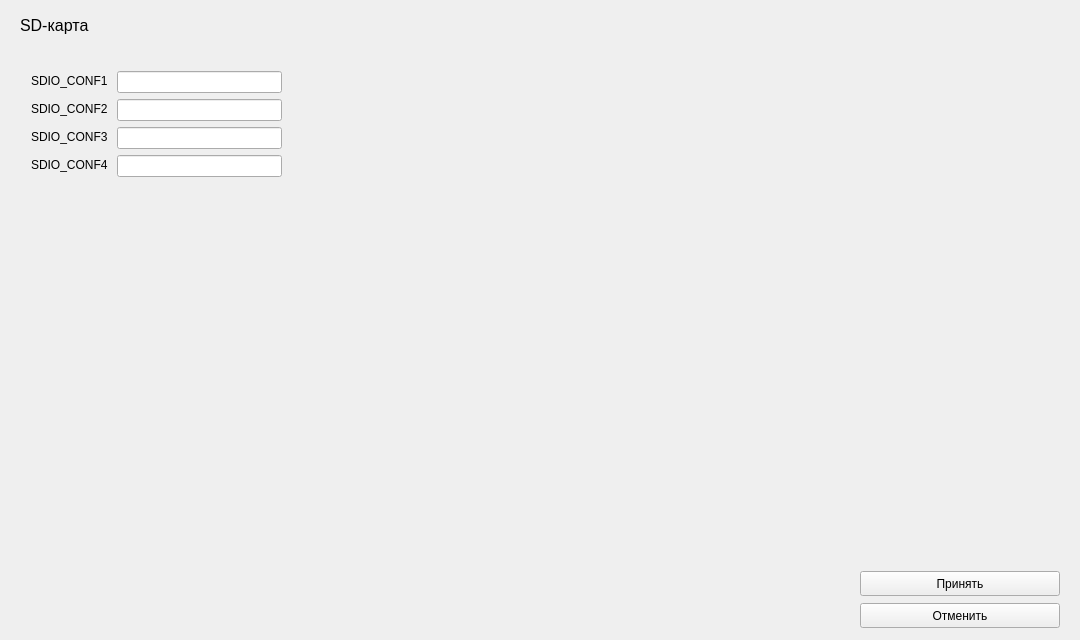
        <widget class="QWidget" name="page_5">
         <widget class="QLabel" name="label_148">
          <property name="geometry">
           <rect>
            <x>20</x>
            <y>10</y>
            <width>101</width>
            <height>31</height>
           </rect>
          </property>
          <property name="font">
           <font>
            <pointsize>12</pointsize>
           </font>
          </property>
          <property name="text">
           <string>SD-карта</string>
          </property>
         </widget>
         <widget class="QWidget" name="verticalLayoutWidget_8">
          <property name="geometry">
           <rect>
            <x>860</x>
            <y>570</y>
            <width>211</width>
            <height>61</height>
           </rect>
          </property>
          <layout class="QVBoxLayout" name="verticalLayout_29">
           <item>
            <widget class="QPushButton" name="aceptSDcardBtn_2">
             <property name="minimumSize">
              <size>
               <width>200</width>
               <height>25</height>
              </size>
             </property>
             <property name="maximumSize">
              <size>
               <width>200</width>
               <height>25</height>
              </size>
             </property>
             <property name="text">
              <string>Принять</string>
             </property>
            </widget>
           </item>
           <item>
            <widget class="QPushButton" name="cancelSDcardBtn_2">
             <property name="minimumSize">
              <size>
               <width>200</width>
               <height>25</height>
              </size>
             </property>
             <property name="maximumSize">
              <size>
               <width>200</width>
               <height>25</height>
              </size>
             </property>
             <property name="text">
              <string>Отменить</string>
             </property>
            </widget>
           </item>
          </layout>
         </widget>
         <widget class="QWidget" name="layoutWidget_56">
          <property name="geometry">
           <rect>
            <x>31</x>
            <y>71</y>
            <width>251</width>
            <height>116</height>
           </rect>
          </property>
          <layout class="QFormLayout" name="formLayout_61">
           <item row="0" column="0">
            <widget class="QLabel" name="label_149">
             <property name="minimumSize">
              <size>
               <width>80</width>
               <height>20</height>
              </size>
             </property>
             <property name="maximumSize">
              <size>
               <width>80</width>
               <height>20</height>
              </size>
             </property>
             <property name="text">
              <string>SDIO_CONF1</string>
             </property>
            </widget>
           </item>
           <item row="0" column="1">
            <widget class="QLineEdit" name="sdioConfLE1_2"/>
           </item>
           <item row="1" column="0">
            <widget class="QLabel" name="label_150">
             <property name="minimumSize">
              <size>
               <width>80</width>
               <height>20</height>
              </size>
             </property>
             <property name="maximumSize">
              <size>
               <width>80</width>
               <height>20</height>
              </size>
             </property>
             <property name="text">
              <string>SDIO_CONF2</string>
             </property>
            </widget>
           </item>
           <item row="1" column="1">
            <widget class="QLineEdit" name="sdioConfLE2_2"/>
           </item>
           <item row="2" column="0">
            <widget class="QLabel" name="label_151">
             <property name="minimumSize">
              <size>
               <width>80</width>
               <height>20</height>
              </size>
             </property>
             <property name="maximumSize">
              <size>
               <width>80</width>
               <height>20</height>
              </size>
             </property>
             <property name="text">
              <string>SDIO_CONF3</string>
             </property>
            </widget>
           </item>
           <item row="2" column="1">
            <widget class="QLineEdit" name="sdioConfLE3_2"/>
           </item>
           <item row="3" column="0">
            <widget class="QLabel" name="label_152">
             <property name="minimumSize">
              <size>
               <width>80</width>
               <height>20</height>
              </size>
             </property>
             <property name="maximumSize">
              <size>
               <width>80</width>
               <height>20</height>
              </size>
             </property>
             <property name="text">
              <string>SDIO_CONF4</string>
             </property>
            </widget>
           </item>
           <item row="3" column="1">
            <widget class="QLineEdit" name="sdioConfLE4_2"/>
           </item>
          </layout>
         </widget>
        </widget>
